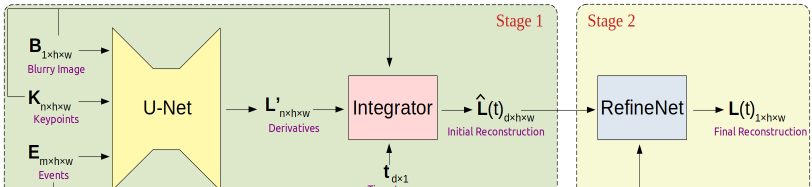
#> input picture assets/overview.png, 1623 x 374 px, given in place of 00000000.png, which was not available (shown at 1/2 size)
$ python resize_and_summarize.py
#> lines starting #> are read from the running program, lines starting #| are printed output that depends on the picture; pictures that were not available may be replaced by others from this repository, and a replacement may not be noted
import argparse
import multiprocessing
import os

import cv2

import pdb

def parse_args():
    parser = argparse.ArgumentParser()
    parser.add_argument('--raw_dir', type=str, default='raw')
    parser.add_argument('--output_dir', type=str, default='resized')
    parser.add_argument('--output_height', type=int, default=180)
    parser.add_argument('--output_width', type=int, default=240)
    args = parser.parse_args()
    return args

def payload(paras):
    args, i_video, split = paras
    in_dir = os.path.join(args.raw_dir, split, '{:03d}'.format(i_video))
    out_dir = os.path.join(args.output_dir, split, '{:03d}'.format(i_video))
    os.makedirs(out_dir, exist_ok=True)
    csv_name = os.path.join(out_dir, 'images.csv')
    with open(csv_name, 'w') as f:
        for i_frame in range(500):
            in_name = os.path.join(in_dir, '{:08d}.png'.format(i_frame))
            frame = cv2.imread(in_name, cv2.IMREAD_GRAYSCALE)
            frame = cv2.resize(frame, (args.output_width, args.output_height))
            out_name = os.path.join(out_dir, 'frames_{:010d}.png'.format(i_frame))
            cv2.imwrite(out_name, frame)
            timestamp = int(i_frame / 120 * 1e9) + 1
            f.write('{},frames_{:010d}.png\n'.format(timestamp, i_frame))

def main():
    args = parse_args()
    with multiprocessing.Pool(8) as pool:
        for split, num_videos in [('train', 240), ('val', 30)]:
            pool.map(payload,
                     [(args, i_video, split) for i_video in range(num_videos)])
#> this loop made 1 pass
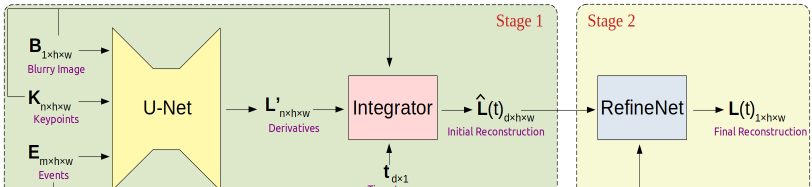
#> input picture assets/overview.png, 1623 x 374 px, given in place of 00000000.png, which was not available (shown at 1/2 size)
#> pass 1, in payload, `frame = cv2.imread(in_name, cv2.IMREAD_GRAYSCALE)`:
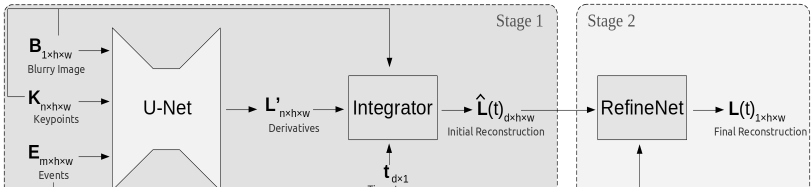
#> frame: shape (374, 1623) (shown at 1/2 size); min 0, max 255, mean 225
#> pass 1, in payload, `frame = cv2.resize(frame, (args.output_width, args.output_height))`:
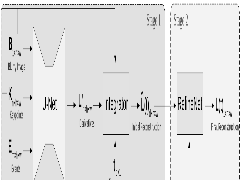
#> frame: shape (180, 240); min 0, max 255, mean 225.2
if __name__ == '__main__':
#> (the run stopped early here; a loop or call above may not have finished)
